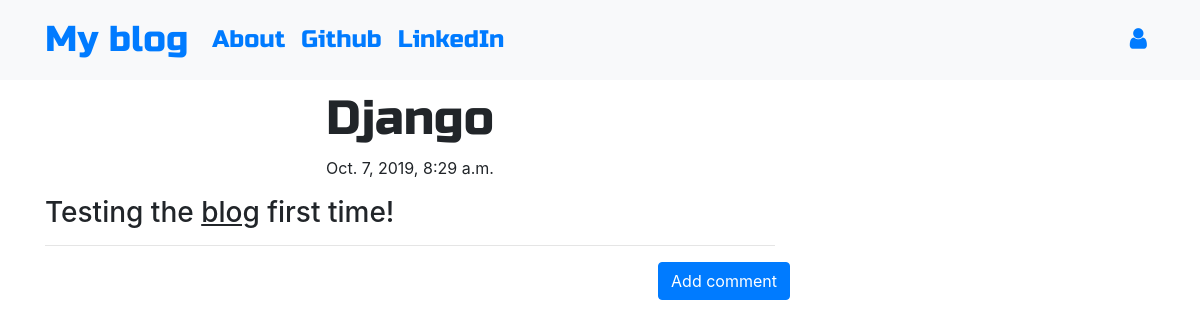
Screenshot of /post/3 with the database file from the repository.
### blog/models.py (models this page shows, shortened)
class Post(models.Model):
    author = models.ForeignKey('auth.User',on_delete=models.PROTECT)
    title = models.CharField(max_length = 200)
    text = models.TextField()
    created_date = models.DateTimeField(default=timezone.now)
    published_date = models.DateTimeField(blank=True,null=True)

### blog/views.py (the view)
# urls.py: url(r'^post/(?P<pk>\d+)$',views.PostDetailView.as_view(),name = 'post_detail'),
class PostDetailView(DetailView):
    model = Post

### blog/templates/blog/post_detail.html (shortened to what this page needs)
{% extends 'blog/base.html' %}
{% block content %}
        <h1 class='posttitle loader'>{{ post.title }}</h1>
        {% if post.published_date %}
            <div class="date postdate">
                {{ post.published_date }}
            </div>
        {% else %}
            <a class="btn btn-outline-dark" href="{% url 'post_publish' pk=post.pk %}">Publish</a>
        {% endif %}
      <p class='postcontent' >{{ post.text|safe|linebreaksbr }}</p>
  <hr>
  <a class="btn btn-primary btn-comment" href="{% url 'add_comment_to_post' pk=post.pk %}">Add comment</a>
  <div class="container">
  {% for comment in post.comments.all %}
  <br>
  {% empty %}
      <p>No comments posted.</p>
  {% endfor %}
</div>
{% endblock %}

### blog/static/css/blog.css (style rules this page uses)
.loader { filter:hue-rotate(0deg); color:linear-gradient(45deg,#0f8,#08f); animation:hue 10000ms infinite linear; }
.postdate { text-align: center; }
.posttitle { font-family: 'Russo One',sans-serif; font-size : 3em; text-align: center; }
.postcontent { font-family: 'Montserrat'; font-size: 1.5em; }
.btn-comment { position: absolute; right:0px; }

### rows the page displays
Post: title "Django", published_date "Oct. 7, 2019, 8:29 a.m.", text "Testing the blog first time!"
